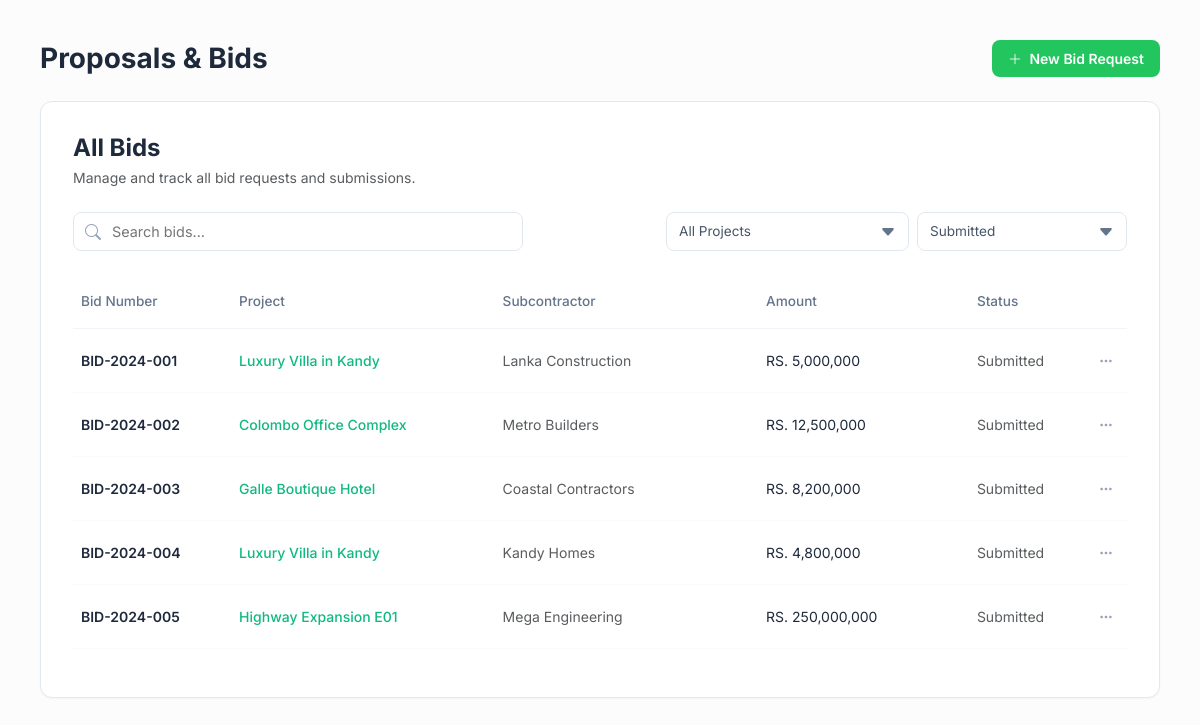
Screenshot of /features/proposals.php (signed in) with the database file from the repository.
### tables this page shows
CREATE TABLE `bids` (
  `id` int(11) NOT NULL AUTO_INCREMENT,
  `bid_no` varchar(50) NOT NULL,
  `project_id` int(11) DEFAULT NULL,
  `project_name` varchar(100) NOT NULL,
  `subcontractor` varchar(100) NOT NULL,
  `amount` decimal(15,2) NOT NULL,
  `status` varchar(50) DEFAULT 'Submitted',
  `created_at` timestamp NOT NULL DEFAULT current_timestamp(),
  PRIMARY KEY (`id`)
);

### features/proposals.php (the view, shortened to what this page needs)
<?php
require_once '../db.php';
try {
    $proposals = $pdo->query("SELECT * FROM bids ORDER BY created_at DESC")->fetchAll(PDO::FETCH_ASSOC);
} catch (PDOException $e) {
    die("Database Error: " . $e->getMessage());
}
?>
<!DOCTYPE html>
<html lang="en">
<head>
    <link href="https://cdn.jsdelivr.net/npm/bootstrap@5.3.0/dist/css/bootstrap.min.css" rel="stylesheet">
    <link rel="stylesheet" href="https://cdn.jsdelivr.net/npm/bootstrap-icons@1.10.0/font/bootstrap-icons.css">
</head>
<body>
    <div class="main-container">
        <div class="d-flex justify-content-between align-items-center mb-4">
            <h1 class="h3 fw-bold mb-0">Proposals & Bids</h1>
            <button class="btn-new-bid" data-bs-toggle="modal" data-bs-target="#newBidModal">
                <i class="bi bi-plus-lg me-1"></i> New Bid Request
            </button>
        </div>
        <div class="nexus-card">
            <div class="mb-4">
                <h4 class="fw-bold mb-1">All Bids</h4>
                <p class="text-muted small">Manage and track all bid requests and submissions.</p>
            </div>
            <div class="d-flex justify-content-between align-items-center gap-3 flex-wrap mb-4">
                <div class="search-wrapper">
                    <i class="bi bi-search search-icon"></i>
                    <input type="text" id="bidSearch" class="nexus-input" placeholder="Search bids...">
                </div>
                <div class="d-flex gap-2">
                    <select class="nexus-select">
                        <option value="All">All Projects</option>
                    </select>
                    <select class="nexus-select">
                        <option>Submitted</option>
                    </select>
                </div>
            </div>
            <table class="table" id="bidsTable">
                <thead>
                    <tr>
                        <th width="15%">Bid Number</th>
                        <th width="25%">Project</th>
                        <th width="25%">Subcontractor</th>
                        <th width="20%">Amount</th>
                        <th width="10%">Status</th>
                        <th width="5%"></th>
                    </tr>
                </thead>
                <tbody>
                    <?php foreach ($proposals as $bid): ?>
                    <tr class="bid-row">
                        <td class="fw-semibold"><?= htmlspecialchars($bid['bid_no']) ?></td>
                        <td><a href="#" class="project-link"><?= htmlspecialchars($bid['project_name']) ?></a></td>
                        <td class="text-muted"><?= htmlspecialchars($bid['subcontractor']) ?></td>
                        <td class="fw-500">RS. <?= number_format($bid['amount']) ?></td>
                        <td class="text-muted"><?= htmlspecialchars($bid['status']) ?></td>
                        <td class="text-end">
                            <div class="dropdown">
                                <button class="btn-action" data-bs-toggle="dropdown">
                                    <i class="bi bi-three-dots"></i>
                                </button>
                            </div>
                        </td>
                    </tr>
                    <?php endforeach; ?>
                </tbody>
            </table>
        </div>
    </div>
</body>
</html>

### features/proposals.php (style rules this page uses)
body { font-family: 'Inter', sans-serif; background-color: #fcfcfc; color: #1e293b; }
.main-container { padding: 2.5rem; }
.nexus-card { background: #fff; border: 1px solid #e2e8f0; border-radius: 12px; padding: 2rem; box-shadow: 0 1px 2px rgba(0,0,0,0.03); }
.search-wrapper { position: relative; max-width: 450px; flex-grow: 1; }
.search-icon { position: absolute; left: 12px; top: 50%; transform: translateY(-50%); color: #94a3b8; }
.nexus-input { width: 100%; padding: 8px 12px 8px 38px; border: 1px solid #e2e8f0; border-radius: 8px; font-size: 0.9rem; }
.nexus-select { padding: 8px 35px 8px 12px; border: 1px solid #e2e8f0; border-radius: 8px; font-size: 0.85rem; color: #475569; background: #fff; min-width: 210px; appearance: none; background-repeat: no-repeat; background-position: right 12px center; }
.table thead th { border-bottom: 1px solid #f1f5f9; color: #64748b; font-weight: 500; font-size: 0.85rem; padding: 1rem 0.5rem; }
.table tbody td { padding: 1.25rem 0.5rem; border-bottom: 1px solid #f8fafc; font-size: 0.875rem; vertical-align: middle; color: #1e293b; }
.project-link { color: #10b981; text-decoration: none; font-weight: 500; }
.btn-action { color: #94a3b8; border: none; background: none; transition: 0.2s; }
.btn-new-bid { background-color: #22c55e; border: none; color: #fff; font-weight: 600; border-radius: 8px; padding: 8px 16px; font-size: 0.875rem; }

### rows the page displays
bids: bid_no "BID-2024-001", project_name "Luxury Villa in Kandy", subcontractor "Lanka Construction", amount "5,000,000", status "Submitted"
bids: bid_no "BID-2024-002", project_name "Colombo Office Complex", subcontractor "Metro Builders", amount "12,500,000", status "Submitted"
bids: bid_no "BID-2024-003", project_name "Galle Boutique Hotel", subcontractor "Coastal Contractors", amount "8,200,000", status "Submitted"
bids: bid_no "BID-2024-004", project_name "Luxury Villa in Kandy", subcontractor "Kandy Homes", amount "4,800,000", status "Submitted"
bids: bid_no "BID-2024-005", project_name "Highway Expansion E01", subcontractor "Mega Engineering", amount "250,000,000", status "Submitted"
